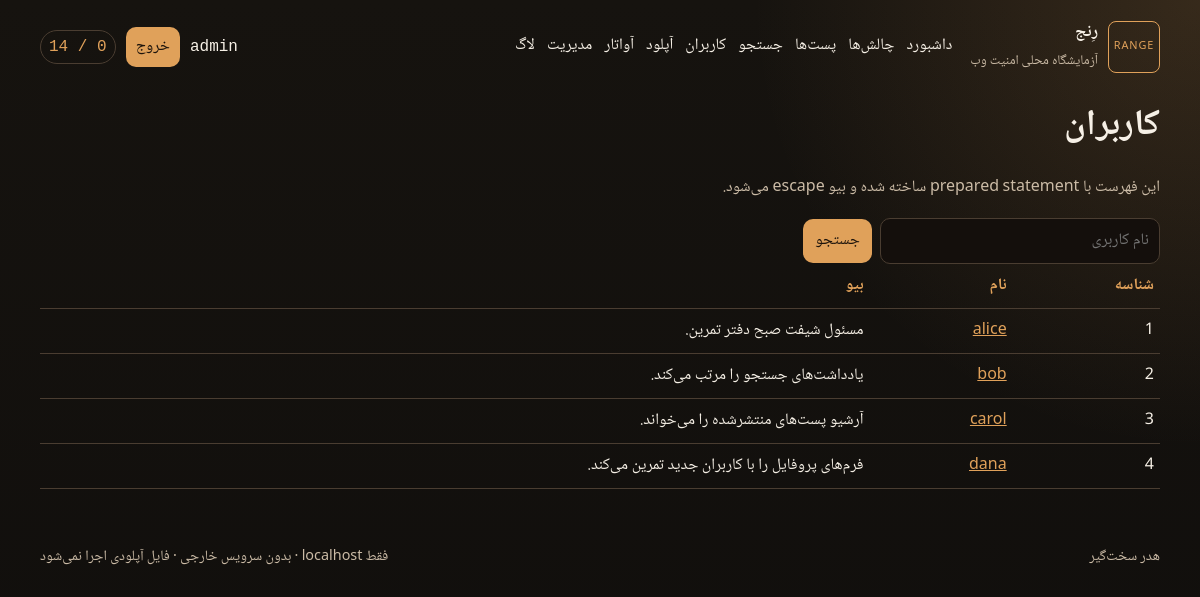
/users (signed in), run on the app's committed database.
### tables this page shows
CREATE TABLE users (
  id INT UNSIGNED AUTO_INCREMENT PRIMARY KEY,
  username VARCHAR(32) NOT NULL UNIQUE,
  email VARCHAR(120) NOT NULL,
  password VARCHAR(255) NOT NULL,
  avatar VARCHAR(255) NULL,
  bio VARCHAR(500) NOT NULL DEFAULT '',
  role ENUM('user', 'admin') NOT NULL DEFAULT 'user',
  listed TINYINT(1) NOT NULL DEFAULT 1,
  support_pin VARCHAR(16) NULL,
  csrf_proof CHAR(16) NOT NULL,
  created_at TIMESTAMP NOT NULL DEFAULT CURRENT_TIMESTAMP
);

### public/index.php (called while the page is built, shortened)
<?php
require dirname(__DIR__) . '/src/bootstrap.php';
require dirname(__DIR__) . '/src/http.php';
require dirname(__DIR__) . '/src/handlers.php';
route_request();

### src/bootstrap.php (called while the page is built, shortened)
<?php
function env_string(string $key, string $default): string
{
    $value = getenv($key);
    return is_string($value) && $value !== '' ? $value : $default;
}
function db(): mysqli
{
    static $db = null;
    if ($db instanceof mysqli) {
        return $db;
    }
    $mysqli = new mysqli(
        env_string('DB_HOST', 'db'),
        env_string('DB_USER', 'lab'),
        env_string('DB_PASS', 'lab_app_local'),
        env_string('DB_NAME', 'lab')
    );
    $mysqli->set_charset('utf8mb4');
    $db = $mysqli;
    return $db;
}
function e(?string $value): string
{
    return htmlspecialchars((string) $value, ENT_QUOTES | ENT_SUBSTITUTE, 'UTF-8');
}
function clip(string $value, int $max): string
{
    if (strlen($value) <= $max) {
        return $value;
    }
    return substr($value, 0, $max);
}
function current_user(): ?array
{
    static $loaded = false;
    static $user = null;
    if ($loaded) {
        return $user;
    }
    $loaded = true;
    $uid = $_SESSION['uid'] ?? 0;
    $id = (int) $uid;
    $stmt = db()->prepare(
        'SELECT id, username, email, avatar, bio, role, listed, csrf_proof, created_at FROM users WHERE id = ?'
    );
    $stmt->bind_param('i', $id);
    $stmt->execute();
    $row = $stmt->get_result()->fetch_assoc();
    $user = $row ?: null;
    return $user;
}
function require_login(): array
{
    $user = current_user();
    return $user;
}
function solved_map(): array
{
    $user = current_user();
    $codes = [];
    return $codes;
}

### src/handlers.php (the view, shortened to what this page needs)
<?php
function route_request(): void
{
    $method = $_SERVER['REQUEST_METHOD'] ?? 'GET';
    $path = parse_url($_SERVER['REQUEST_URI'] ?? '/', PHP_URL_PATH);
    $path = rtrim(is_string($path) ? $path : '/', '/') ?: '/';
    $key = $method . ' ' . $path;
    $routes = [
        'GET /' => ['page_home', 'strict'],
        'GET /login' => ['page_login', 'strict'],
        'POST /login' => ['page_login', 'strict'],
        'GET /register' => ['page_register', 'strict'],
        'POST /register' => ['page_register', 'strict'],
        'POST /logout' => ['page_logout', 'strict'],
        'GET /login/recover' => ['page_recover', 'loose'],
        'POST /login/recover' => ['page_recover', 'loose'],
        'GET /profile' => ['page_profile', 'strict'],
        'GET /profile/edit' => ['page_profile_edit', 'loose'],
        'POST /profile/edit' => ['page_profile_edit', 'loose'],
        'GET /profile/bio-set' => ['page_bio_set', 'loose'],
        'GET /search' => ['page_search', 'loose'],
        'GET /users' => ['page_users', 'strict'],
        'GET /posts' => ['page_posts', 'strict'],
        'GET /posts/view' => ['page_post_view', 'loose'],
        'POST /posts/comment' => ['page_comment', 'loose'],
        'GET /posts/compose' => ['page_compose', 'strict'],
        'GET /posts/preview' => ['page_preview', 'strict'],
        'GET /admin' => ['page_admin', 'strict'],
        'GET /upload' => ['page_upload', 'loose'],
        'POST /upload' => ['page_upload', 'loose'],
        'GET /upload/file' => ['page_upload_file', 'strict'],
        'GET /avatar' => ['page_avatar', 'loose'],
        'POST /avatar' => ['page_avatar', 'loose'],
        'GET /avatar/file' => ['page_avatar_file', 'loose'],
        'GET /challenges' => ['page_challenges', 'strict'],
        'GET /debug/logs' => ['page_logs', 'strict'],
        'GET /api/profile' => ['api_profile', 'strict'],
        'GET /api/admin/stats' => ['api_admin_stats', 'strict'],
        'GET /api/admin/notes' => ['api_admin_notes', 'strict'],
        'POST /api/claim/xss-dom' => ['api_claim_dom', 'strict'],
    ];
    [$handler, $mode] = $routes[$key];
    $handler($mode);
}
function page_users(string $mode): void
{
    require_login();
    $q = clip(trim((string) ($_GET['q'] ?? '')), 64);
    if ($q === '') {
        $stmt = db()->prepare('SELECT id, username, bio FROM users WHERE listed = 1 ORDER BY id');
    } else {
        $stmt = db()->prepare('SELECT id, username, bio FROM users WHERE listed = 1 AND username LIKE ? ORDER BY id');
    }
    $rows = [];
    if ($stmt) {
        $stmt->execute();
        $result = $stmt->get_result();
        while ($row = $result->fetch_assoc()) {
            $rows[] = $row;
        }
    }
    $table = '<table><thead><tr><th>شناسه</th><th>نام</th><th>بیو</th></tr></thead><tbody>';
    foreach ($rows as $row) {
        $id = (int) $row['id'];
        $table .= '<tr><td>' . $id . '</td><td><a href="/profile?id=' . $id . '">' . e((string) $row['username']) . '</a></td><td>' . e((string) $row['bio']) . '</td></tr>';
    }
    $table .= '</tbody></table>';
    $body = page_intro('این فهرست با prepared statement ساخته شده و بیو escape می‌شود.') . '
        <form class="inline" method="get" action="/users">
          <input name="q" value="' . e($q) . '" maxlength="64" placeholder="نام کاربری">
          <button type="submit">جستجو</button>
        </form>' . $table;
    render_page('کاربران', $body, $mode);
}

### src/http.php (shortened to what this page needs)
<?php
function render_page(string $title, string $body, string $mode = 'strict', array $scripts = []): void
{
    $user = current_user();
    $solved = solved_map();
    $total = count(challenge_catalog());
    $done = count($solved);
    $flashHtml = '';
    $nav = [
        '/' => 'داشبورد',
        '/challenges' => 'چالش‌ها',
        '/posts' => 'پست‌ها',
        '/search' => 'جستجو',
        '/users' => 'کاربران',
        '/upload' => 'آپلود',
        '/avatar' => 'آواتار',
        '/admin' => 'مدیریت',
        '/debug/logs' => 'لاگ',
    ];
    $navHtml = '';
    foreach ($nav as $href => $label) {
        $navHtml .= '<a href="' . e($href) . '">' . e($label) . '</a>';
    }
    $account = $user
        ? '<span class="who">' . e((string) $user['username']) . '</span>
           <form method="post" action="/logout">' . csrf_field() . '<button type="submit">خروج</button></form>'
        : '<a class="text-link" href="/login">ورود</a>';
    $scriptTags = '<script src="/assets/js/app.js" defer></script>';
    $profileLabel = $mode === 'strict' ? 'هدر سخت‌گیر' : 'هدر تمرینی';
    echo '<!DOCTYPE html>
<html lang="fa" dir="rtl">
<head>
  <meta charset="utf-8">
  <meta name="viewport" content="width=device-width, initial-scale=1">
  <meta name="robots" content="noindex, nofollow">
  <title>' . e($title) . ' · رِنج</title>
  <link rel="icon" href="/favicon.svg" type="image/svg+xml">
  <link rel="stylesheet" href="/assets/css/app.css">
</head>
<body>
  <a class="skip" href="#content">رفتن به محتوا</a>
  <header class="top">
    <div class="brand">
      <span class="mark">RANGE</span>
      <div>
        <strong>رِنج</strong>
        <small>آزمایشگاه محلی امنیت وب</small>
      </div>
    </div>
    <button id="nav-toggle" type="button" aria-expanded="false" aria-controls="site-nav">منو</button>
    <nav id="site-nav">' . $navHtml . '</nav>
    <div class="account">' . $account . '<span class="score">' . (int) $done . ' / ' . (int) $total . '</span></div>
  </header>
  <main id="content">
    ' . $flashHtml . '
    <h1>' . e($title) . '</h1>
    ' . $body . '
  </main>
  <footer>
    <span>' . e($profileLabel) . '</span>
    <span>فقط localhost · بدون سرویس خارجی · فایل آپلودی اجرا نمی‌شود</span>
  </footer>
  ' . $scriptTags . '
</body>
</html>';
}
function csrf_field(): string
{
    return '<input type="hidden" name="csrf" value="' . e(csrf_token()) . '">';
}
function page_intro(string $text): string
{
    return '<p class="lede">' . e($text) . '</p>';
}

### public/assets/css/app.css (style rules this page uses)
:root { color-scheme: dark; --bg: #16130f; --bg-2: #221c16; --ink: #f6f0e6; --muted: #cbbba6; --line: #4a3d31; --brass: #e0a15a; --brass-2: #8a5a28; --good: #b7d7b0; --bad: #e7a598; --card: #2a231c; --shadow: 0 18px 40px rgba(0, 0, 0, 0.28); }
* { box-sizing: border-box; }
html { scroll-behavior: smooth; }
body { margin: 0; min-height: 100vh; background: radial-gradient(circle at top right, rgba(224, 161, 90, 0.16), transparent 28rem), linear-gradient(180deg, var(--bg) 0%, #100e0c 100%); color: var(--ink); font-family: Tahoma, "Geeza Pro", "Noto Naskh Arabic", "Segoe UI", sans-serif; line-height: 1.75; }
a { color: var(--brass); }
.top, main, footer { width: min(1120px, calc(100% - 28px)); margin-inline: auto; }
.top { display: flex; flex-wrap: wrap; align-items: center; gap: 14px 18px; padding: 18px 0 8px; }
.brand { display: flex; align-items: center; gap: 10px; }
.brand strong { display: block; font-size: 1.05rem; }
.brand small { color: var(--muted); }
.mark { display: grid; place-items: center; width: 52px; height: 52px; border: 1px solid var(--brass); border-radius: 8px; letter-spacing: 0.08em; font-size: 0.68rem; color: var(--brass); }
#site-nav { display: flex; flex-wrap: wrap; gap: 8px 12px; flex: 1; }
#site-nav a { color: var(--ink); text-decoration: none; border-bottom: 1px solid transparent; }
.account { display: flex; align-items: center; gap: 10px; margin-inline-start: auto; }
.who, .score, code { font-family: "SFMono-Regular", ui-monospace, Menlo, Consolas, monospace; }
.score { border: 1px solid var(--line); border-radius: 999px; padding: 2px 8px; color: var(--brass); }
main { padding: 12px 0 48px; }
h1 { font-size: clamp(1.7rem, 3vw, 2.4rem); margin: 0 0 8px; font-weight: 700; }
.lede { color: var(--muted); max-width: 68ch; }
input, textarea, button { font: inherit; color: var(--ink); }
input, textarea { width: 100%; background: #140f0c; border: 1px solid var(--line); border-radius: 10px; padding: 8px 10px; }
button, .text-link { background: var(--brass); color: #1d140c; border: 0; border-radius: 10px; padding: 8px 12px; text-decoration: none; cursor: pointer; }
.account button { padding: 6px 10px; }
.inline { display: flex; gap: 8px; align-items: center; }
.inline input { max-width: 280px; }
table { width: 100%; border-collapse: collapse; }
th, td { text-align: right; padding: 8px 6px; border-bottom: 1px solid var(--line); vertical-align: top; }
th { color: var(--brass); font-weight: 600; }
footer { display: flex; justify-content: space-between; gap: 12px; flex-wrap: wrap; color: var(--muted); padding: 8px 0 28px; font-size: 0.9rem; }

### data on the page
users: username "admin"
users: id "1", username "alice", bio "مسئول شیفت صبح دفتر تمرین."
users: id "2", username "bob", bio "یادداشت‌های جستجو را مرتب می‌کند."
users: id "3", username "carol", bio "آرشیو پست‌های منتشرشده را می‌خواند."
users: id "4", username "dana", bio "فرم‌های پروفایل را با کاربران جدید تمرین می‌کند."

### other printed values
$label "داشبورد"
$label "چالش‌ها"
$label "پست‌ها"
$label "جستجو"
$label "کاربران"
$label "آپلود"
$label "آواتار"
$label "مدیریت"
$label "لاگ"
$total "14"
$title "کاربران"
$text "این فهرست با prepared statement ساخته شده و بیو escape می‌شود."
$profileLabel "هدر سخت‌گیر"
